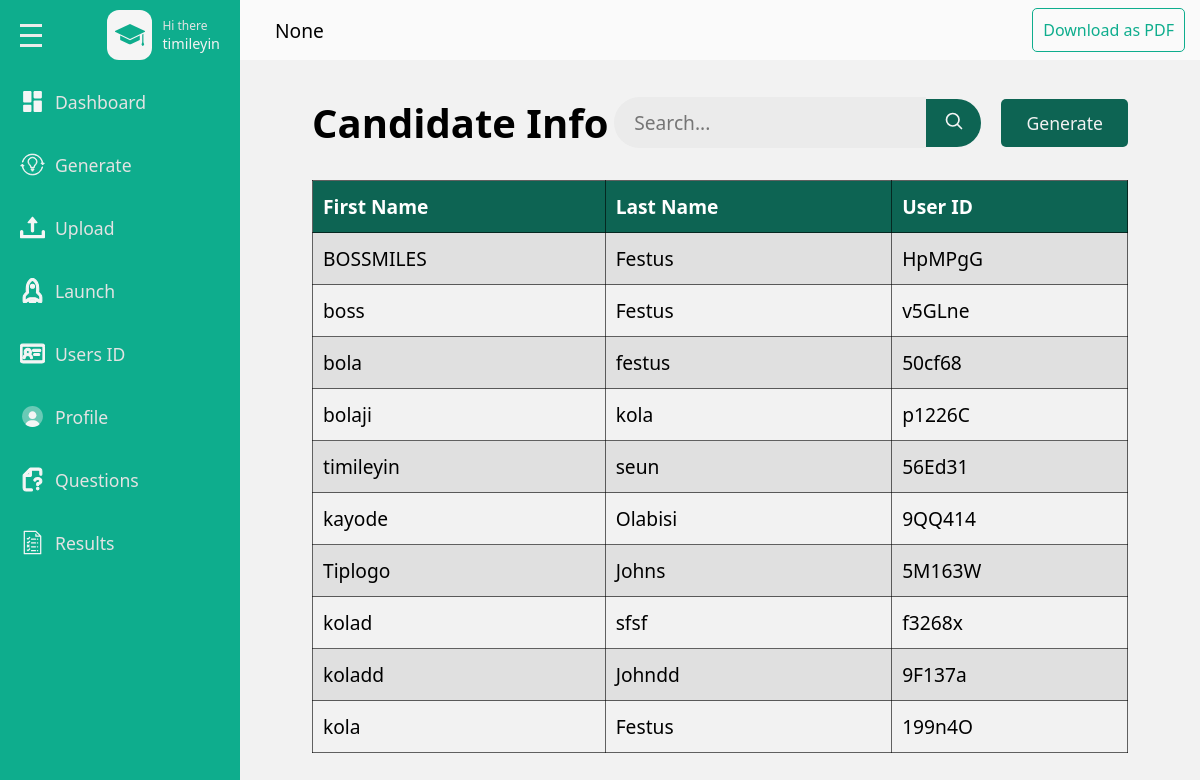
The app's page /admins/user (signed in), older data.
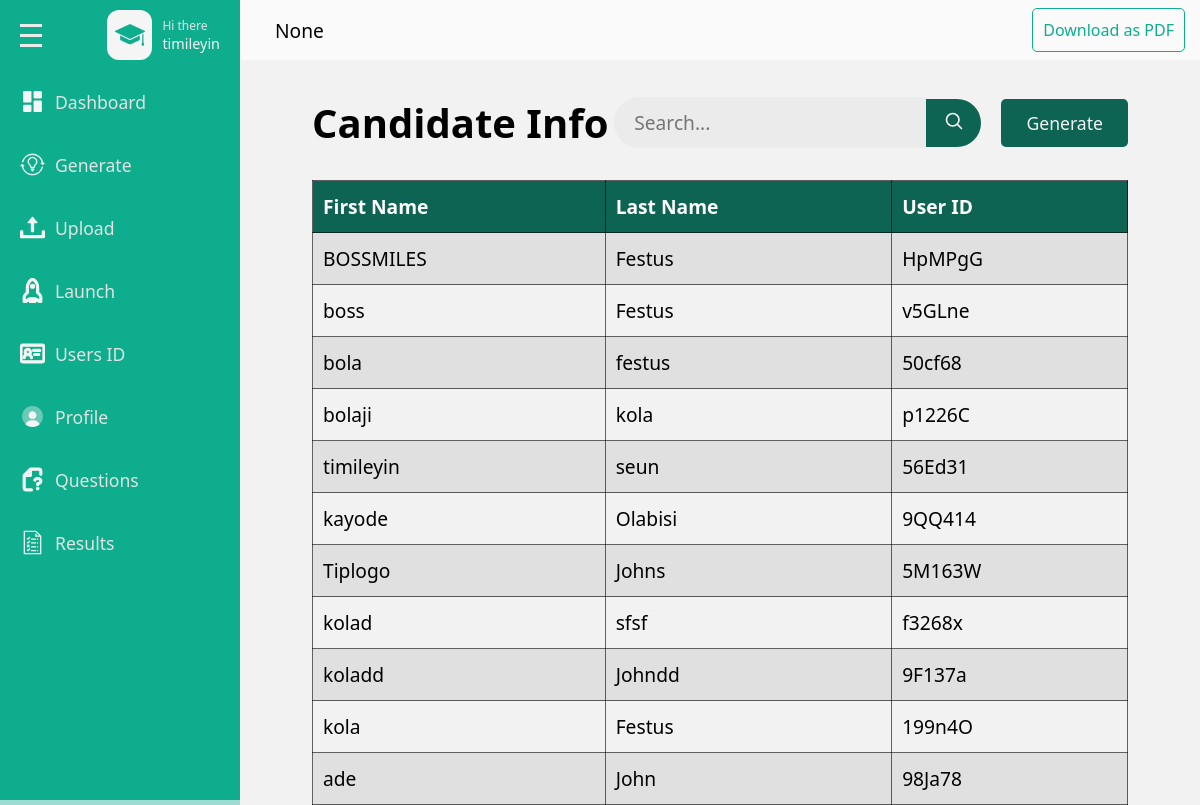
The same page, newer data.
### base/models.py (models this page shows, shortened)
class Userprofile(models.Model):
    user = models.ForeignKey(User, on_delete=models.CASCADE)
    subject = models.ForeignKey(Subject, null=True, blank=True, on_delete=models.SET_NULL)
    number_of_questions = models.IntegerField(null=True, blank=True)

class User(AbstractUser):
   school_name =models.CharField(max_length=500,null=True)
   recovery_code = models.CharField(max_length=100,null=True)

class UserID(models.Model):
    user = models.OneToOneField(User, on_delete=models.CASCADE)
    generated_id = models.CharField(max_length=100, unique=True)

### admins/views.py (the view)
# urls.py: path('user',views.user,name='user'),
def user(request):
    userprofile = get_object_or_404(Userprofile,user=request.user)
    user_id = UserID.objects.all()
    context = {
        'userprofile':userprofile,
        "user_id":user_id
    }
    return render(request, 'admins/userget.html',context)

### base/templates/admins/userget.html (shortened to what this page needs)
{% load static %}
<!DOCTYPE html>
<html lang="en">
<head>
    <link rel = "stylesheet" href = "{% static 'css/style.css' %}"/>
</head>
<body>
    <div class = "page">
        <div class = "wrapper">
            <div class = "main-sidebar">
                <div class = "menu">
                    <div class= "menu-head flex-between">
                        <div class="hamburger flex-column">
                            <span></span>
                            <span></span>
                            <span></span>
                        </div>
                        <div class = "menu-head-content flex gp-10">
                            <div class = "scholar-icon-div flex-center">
                                <!DOCTYPE svg PUBLIC "-//W3C//DTD SVG 1.1//EN" "http://www.w3.org/Graphics/SVG/1.1/DTD/svg11.dtd">
                            </div>
                            <div class = "text-content-div flex-column">
                                <span class = "sub-text">Hi there</span>
                                <span class = "text">{{userprofile.user.username}}</span>
                            </div>
                        </div>
                    </div>
                    <div class= "menu-content flex-column ">
                        <a href = "{% url 'admins:dashboard' %}" class = "menu-item">
                            <div class="menu-wrapper flex gp-10">
                                <!DOCTYPE svg PUBLIC "-//W3C//DTD SVG 1.1//EN" "http://www.w3.org/Graphics/SVG/1.1/DTD/svg11.dtd">
                                <span>Dashboard</span>
                            </div>
                        </a>
                        <a href = "{% url 'admins:userid' %}" class = "generate menu-item">
                            <div class="menu-wrapper flex gp-10">
                                <!DOCTYPE svg PUBLIC "-//W3C//DTD SVG 1.1//EN" "http://www.w3.org/Graphics/SVG/1.1/DTD/svg11.dtd">
                                <span>Generate</span>
                            </div>
                        </a>
                        <a href = "{% url 'admins:upload' %}" class = "menu-item">
                            <div class="menu-wrapper flex gp-10">
                                <!DOCTYPE svg PUBLIC "-//W3C//DTD SVG 1.1//EN" "http://www.w3.org/Graphics/SVG/1.1/DTD/svg11.dtd">
                                <span>Upload</span>
                            </div>
                        </a>
                        <a href = "{% url 'admins:launch' %}" class = "menu-item">
                            <div class="menu-wrapper flex gp-10">
                                <!DOCTYPE svg PUBLIC "-//W3C//DTD SVG 1.1//EN" "http://www.w3.org/Graphics/SVG/1.1/DTD/svg11.dtd">
                                <span>Launch</span>
                            </div>
                        </a>
                        <a href = "{% url 'admins:user' %}" class = "menu-item">
                            <div class="menu-wrapper flex gp-10">
                                <!DOCTYPE svg PUBLIC "-//W3C//DTD SVG 1.1//EN" "http://www.w3.org/Graphics/SVG/1.1/DTD/svg11.dtd">
                                <span>Users ID</span>
                            </div>
                        </a>
                        <a href = "{% url 'admins:profile' %}" class = "menu-item">
                            <div class="menu-wrapper flex gp-10">
                                <!DOCTYPE svg PUBLIC "-//W3C//DTD SVG 1.1//EN" "http://www.w3.org/Graphics/SVG/1.1/DTD/svg11.dtd">
                                <span>Profile</span>
                            </div>
                        </a>
                        <a href = "{% url 'admins:question' %}" class = "menu-item">
                            <div class="menu-wrapper flex gp-10">
                                <!DOCTYPE svg PUBLIC "-//W3C//DTD SVG 1.1//EN" "http://www.w3.org/Graphics/SVG/1.1/DTD/svg11.dtd">
                                <span>Questions</span>
                            </div>
                        </a>
                        <a href = "{% url 'admins:result' %}" class = "menu-item">
                            <div class="menu-wrapper flex gp-10">
                                <!DOCTYPE svg PUBLIC "-//W3C//DTD SVG 1.1//EN" "http://www.w3.org/Graphics/SVG/1.1/DTD/svg11.dtd">
                                <span>Results</span>
                            </div>
                        </a>
                    </div>
                </div>
            </div>
            <div class = "main-content">
                <div class="main-content-header flex-between">
                    <span>{{userprofile.user.school_name}}</span>
                    <a class = "download-pdf-btn" href="{% url 'admins:export_user_data_to_pdf' %}">Download as PDF</a>
                </div>
                <div class="user-get-container">
                    <div class="candidate-info flex-between">
                        <h2>Candidate Info</h2>
                        <form method= "get" action="{% url 'admins:search' %}" class = "user-search-form flex">
                            <input required type = "text" placeholder="Search..." name = "query" class = "user-search-input"/>
                            <button class ="user-search-btn">
                            </button>
                        </form>
                        <a href="{% url 'admins:userid' %}"> <button class="generate-btn">Generate</button></a>
                    </div>
                    <table class="user-get-table table">
                        <thead class="thead">
                            <tr>
                                <th scope="col">First Name</th>
                                <th scope="col">Last Name</th>
                                <th scope="col">User ID</th>
                            </tr>
                        </thead>
                        <tbody>
                            {% for user_id in user_id %}
                            <tr>
                                <td>{{user_id.user.username}}</td>
                                <td>{{user_id.user.last_name}}</td>
                                <td>{{user_id.generated_id}}</td>
                            </tr>
                            {% endfor %}
                        </tbody>
                    </table>
                </div>
            </div>
        </div>
    </div>
</body>
</html>

### base/static/css/style.css (style rules this page uses)
* { box-sizing: border-box; }
:root { --page-clr : #9ddcd1; --main-sidebar-clr : #0ead8d; --main-sb-hv-clr : #0d6453; --head-text-clr : #63c9b5; --q-selected-btn-clr : #15a987; --block-clr : hsl(0, 0%, 98%); --variant-clr : hsl(189, 56%, 34%); --darker-variant-clr : hsl(189.71deg 55.9% 27.77%); --border-rd: 10px; --border-rd-in: 50px; --font-family : system-ui, -apple-system, BlinkMacSystemFont, 'Segoe UI', Roboto, Oxygen, Ubuntu, Cantarell, 'Open Sans', 'Helvetica Neue', sans-serif; }
body { margin: 0; padding: 0; font-family: var(--font-family); }
button, input { border : none; outline : none; font-family: var(--font-family); }
button { cursor: pointer; }
h2,h3,h4,p { margin :5px 0; }
a { text-decoration: none; color : black; }
svg { width : 20px; height : 20px; }
.flex { display: flex; align-items: center; }
.flex-center { display: flex; align-items: center; justify-content: center; }
.flex-column { display: flex; flex-direction: column; justify-content: center; }
.flex-between { display: flex; justify-content: space-between; }
.gp-10 { gap : 10px; }
.page { background-color: var(--page-clr); min-height : 100vh; }
.wrapper { display : flex; min-height : 100vh; }
.main-sidebar { min-width: 230px; width: 20%; height: 100vh; background-color: var(--main-sidebar-clr); position: sticky; left: 0; top: 0; z-index: 99; padding-top: 10px; }
.main-content { width : 80%; background-color: hsl(0, 0%, 95%); position : relative; }
.menu-head { padding-inline : 20px; padding-bottom: 15px; }
.menu-head.flex-between { align-items: center; }
.hamburger { height: 40px; align-items: flex-start; justify-content: center; gap : 7px; }
.hamburger span { width : 22px; height : 3px; background-color : hsl(0, 0%, 92%) }
.scholar-icon-div { width : 45px; height : 50px; border-radius: 12px; background-color: hsl(0, 0%, 96%); }
.scholar-icon-div svg { width : 30px; height : 30px; }
.text-content-div .sub-text { font-size : 1vw; color : hsl(0, 0%, 89%); }
.text-content-div .text { color :hsl(0, 0%, 95%); font-weight : 500; font-size: 1.2vw; }
.menu-content { padding : 10px 0px 15px; height: 490px; overflow-y: auto; }
.menu-content.flex-column { gap : 30px; justify-content: flex-start; }
.menu-item { padding-inline : 13px; }
.menu-wrapper { padding : 4px 7px; cursor: pointer; border-radius: 3px; }
.menu-item svg { width : 25px; height : 25px; }
.menu-item span { color : hsl(0, 0%, 89%); font-size : 1.1rem; font-weight: 400; }
.main-content-header { padding: 0px 15px; background-color: var(--block-clr); min-height: 60px; position: sticky; top: 0; left: 0; }
.main-content-header.flex-between { align-items: center; }
.main-content-header span { margin-left: 20px; font-size : 1.2rem; font-weight: 500; }
.download-pdf-btn { padding : 10px; border : 1px solid var(--main-sidebar-clr); color :var(--main-sidebar-clr); border-radius: 5px; transition : background-color .2s ease, color .2s ease; }
.user-get-container { width: 85%; margin-inline: auto; margin-top : 30px; }
.table { border-collapse: collapse; font-size: 1.2rem; width : 100%; margin-top : 25px; }
.table .thead th { border : 1px solid rgba(0,0,0,.6); padding : 12px 10px; text-align: left; color: white; }
.table tbody td { border : 1px solid rgba(0,0,0,.6);; padding: 12px 10px; }
.table tbody tr:nth-child(odd) { background-color: hsl(0, 0%, 88%); }
.user-get-table .thead th { background-color: var(--main-sb-hv-clr); }
.candidate-info.flex-between { align-items: center; }
.candidate-info h2 { font-size: 2.5rem; }
.candidate-info .generate-btn { padding: 12px 25px; background-color: var(--main-sb-hv-clr); color : hsl(0, 0%, 95%); border-radius: 5px; font-size: 1.1rem; }
.user-search-form { margin-left : auto; margin-right : 20px; width : 45%; }
.user-search-input { width : 85%; padding : 12px 10px 12px 20px; background-color: hsl(0, 0%, 92%); font-size: 1.2rem; border-top-left-radius: var(--border-rd-in); border-bottom-left-radius: var(--border-rd-in); }
.user-search-btn { padding : 12px 10px; background-color: var(--main-sb-hv-clr); color : hsl(0, 0%, 96%); width : 15%; border-top-right-radius: var(--border-rd-in); border-bottom-right-radius: var(--border-rd-in); }

Row changes from the older to the newer data that the page shows:
added UserID: user.username "ade", user.last_name "John", generated_id "98Ja78"
